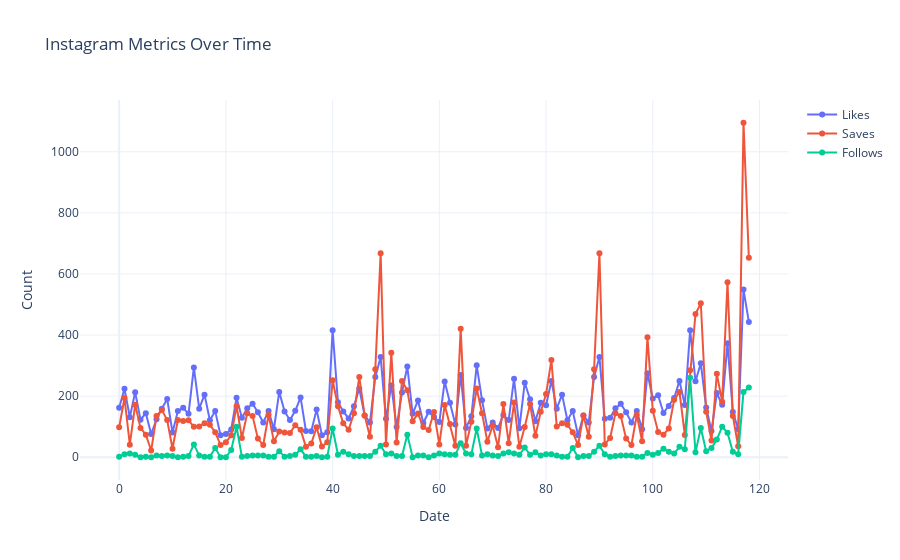

Notebook cell for this chart:
### Markdown cell above
## **Task 6**
>  Have a look at all the metrics like Likes, Saves, and Follows from each post over time:

### Code cell
fig = go.Figure()
fig.add_trace(go.Scatter(y = df["Likes"], mode="lines+markers", name="Likes"))
fig.add_trace(go.Scatter(y = df["Saves"], mode="lines+markers",name="Saves"))
fig.add_trace(go.Scatter(y = df["Follows"], mode = "lines+markers",name="Follows"))
fig.update_layout(
    title='Instagram Metrics Over Time',
    xaxis_title='Date',
    yaxis_title='Count',
)
fig.show()

### Figure 1 — Plotly figure (JSON) as saved in the notebook; plotly's stock layout.template omitted (floating-point values rounded to 4 significant figures)
{"data": [{"mode": "lines+markers", "name": "Likes", "type": "scatter", "y": [162, 224, 131, 213, 123, 144, 76, 124, 159, 191, 81, 151, 162, 142, 294, 159, 205, 121, 151, 72, 76, 91, 195, 129, 160, 175, 147, 114, 151, 92, 214, 150, 122, 152, 196, 86, 85, 156, 72, 82, 416, 180, 150, 127, 167, 225, 137, 114, 263, 328, 126, 236, 99, 212, 297, 142, 186, 112, 149, 132, 115, 248, 178, 107, 269, 96, 134, 301, 187, 94, 114, 96, 138, 122, 257, 95, 244, 190, 118, 178, 170, 250, 159, 205, 121, 151, 72, 137, 114, 263, 328, 126, 129, 160, 175, 147, 114, 151, 92, 275, 192, 203, 145, 168, 194, 250, 171, 416, 249, 308, 163, 86, 210, 172, 373, 148, 92, 549, 443]}, {"mode": "lines+markers", "name": "Saves", "type": "scatter", "y": [98, 194, 41, 172, 96, 74, 22, 135, 155, 122, 28, 122, 119, 121, 100, 101, 111, 106, 82, 40, 49, 72, 167, 63, 144, 135, 61, 40, 139, 52, 84, 81, 79, 105, 90, 34, 45, 98, 35, 49, 252, 167, 111, 90, 144, 263, 137, 67, 288, 668, 42, 342, 48, 250, 219, 118, 143, 99, 89, 148, 42, 171, 109, 38, 421, 38, 116, 225, 144, 51, 104, 33, 174, 46, 179, 34, 99, 174, 70, 149, 207, 318, 101, 111, 106, 82, 40, 137, 67, 288, 668, 42, 63, 144, 135, 61, 40, 139, 52, 393, 152, 83, 74, 94, 188, 214, 73, 285, 469, 504, 149, 55, 273, 182, 573, 135, 36, 1095, 653]}, {"mode": "lines+markers", "name": "Follows", "type": "scatter", "y": [2, 10, 12, 8, 0, 2, 0, 6, 4, 6, 4, 0, 2, 4, 42, 6, 2, 2, 30, 0, 0, 24, 100, 2, 4, 6, 6, 6, 2, 2, 20, 2, 4, 8, 26, 2, 2, 4, 0, 2, 94, 8, 18, 10, 4, 4, 4, 4, 18, 38, 10, 12, 4, 4, 74, 0, 6, 6, 0, 6, 12, 10, 8, 8, 46, 12, 10, 94, 6, 10, 6, 4, 12, 16, 12, 8, 32, 8, 16, 6, 10, 10, 6, 2, 2, 30, 0, 4, 4, 18, 38, 10, 2, 4, 6, 6, 6, 2, 2, 14, 8, 14, 28, 18, 12, 34, 26, 260, 16, 96, 20, 30, 58, 100, 80, 18, 10, 214, 228]}], "layout": {"title": {"text": "Instagram Metrics Over Time"}, "xaxis": {"title": {"text": "Date"}}, "yaxis": {"title": {"text": "Count"}}}}
